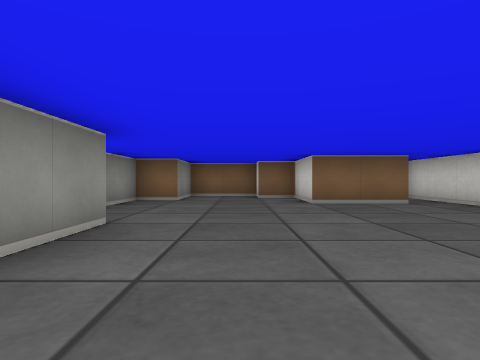
view 1 (above)

18 first-person views from a walk through a cub3D level. The camera is about half as high as the walls, looks level and sees 75° across. The floor is counted in squares. Each view is taken from the middle of a square. On the plan, view 1 faces up. The plan holds only what a view shows up to about 9 squares ahead; the rest is blank. The place goes on beyond the plan.

view 2
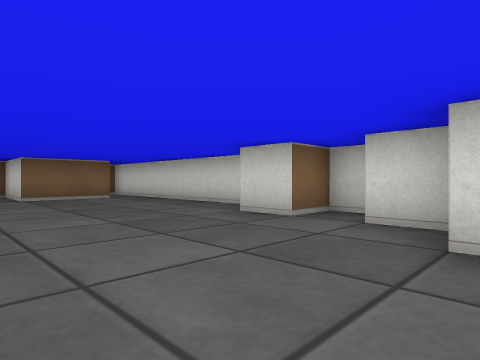

view 3
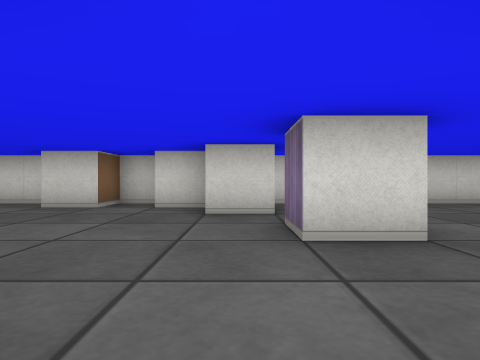

view 4
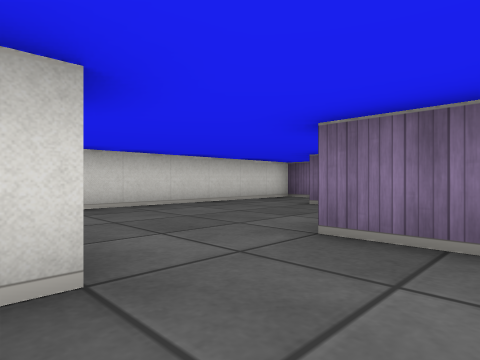

view 5
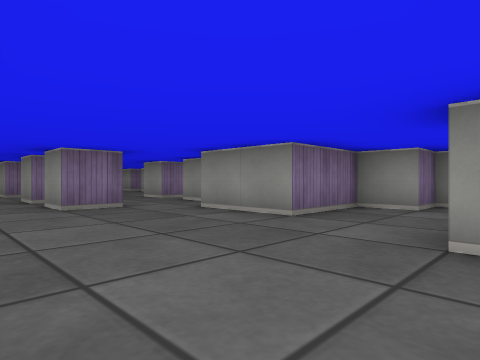

view 6
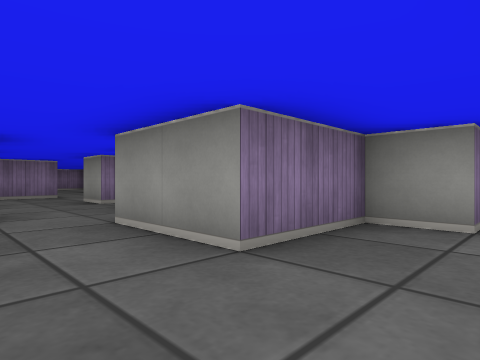

view 7
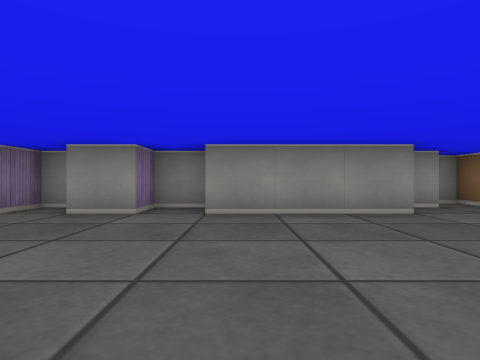

view 8
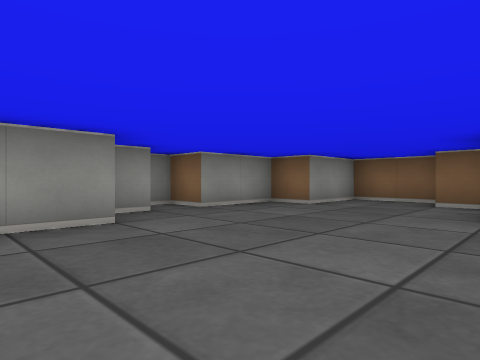

view 9
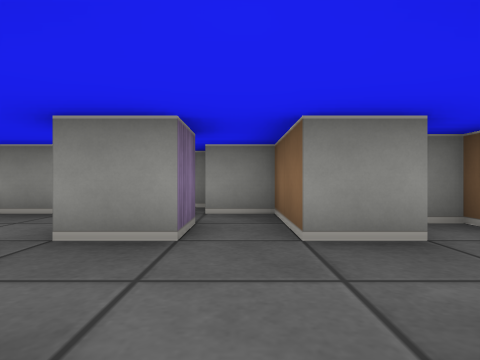

view 10
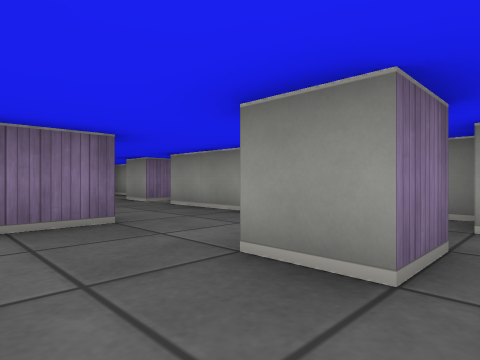

view 11
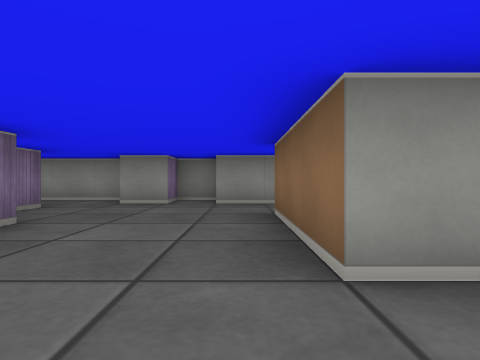

view 12
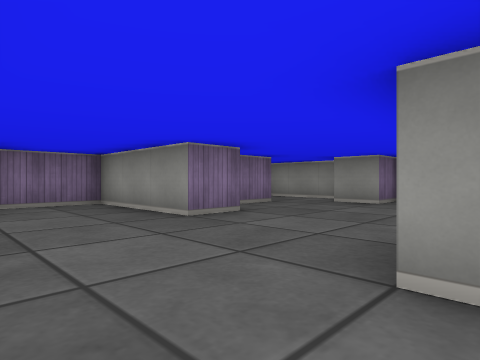

view 13
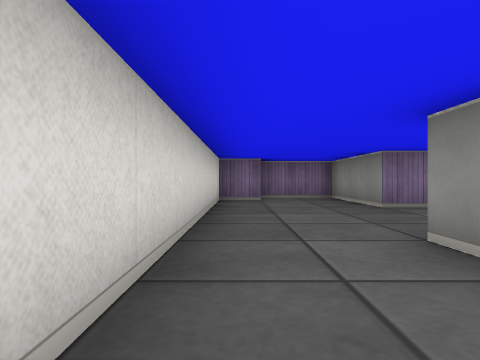

view 14
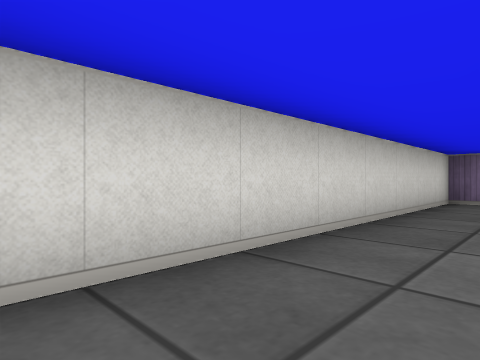

view 15
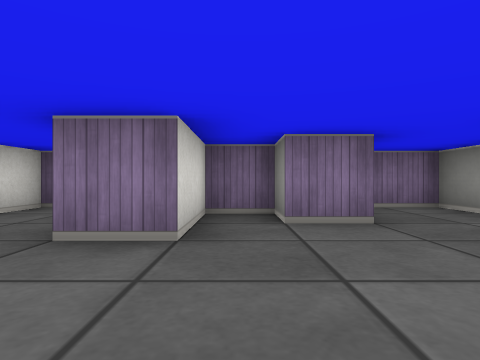

view 16
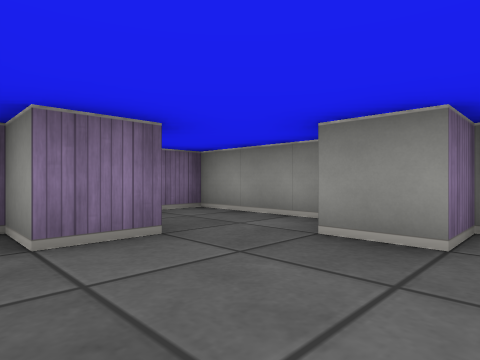

view 17
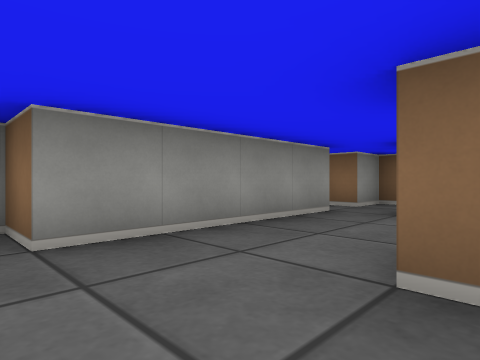

view 18
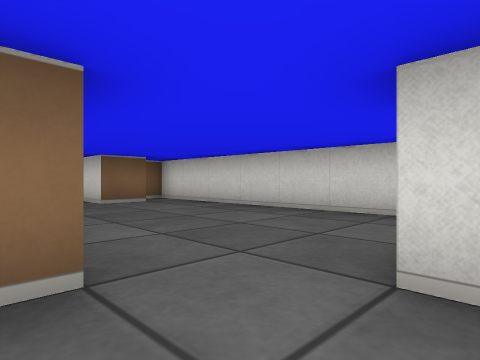

### Floor plan
Points are (right, up) in squares from view 1. A wall is a line through its corners. A room is listed if a view was taken in it or the views show most of it. See-through windows are left out.
Room 1 (views 1, 2, 3, 4, 5, 6, 7, 8, 9, 10, 13, 14, 18)
walls: (0.5, -3.5) (0.5, -2.5) (1.5, -2.5); (3.5, -2.5) (2.5, -2.5) (2.5, -1.5); (3.5, -1.5) (3.5, -0.5); (-2.5, -2) (-2.5, -2.5) (-1.5, -2.5); (4.5, -0.2) (4.5, 0.5) (3.5, 0.5) (3.5, 1.5); (-2.5, -4.5) (-1.5, -4.5) (-1.5, -5.5) (0.5, -5.5) (0.5, -7.5) (-1.5, -7.5) (-1.5, -8); (-2.5, 0.5) (-2.5, -0.5) (-1.5, -0.5) (-1.5, -1.5); (4.5, 2.1) (4.5, 8.4); (-1.5, 3.5) (-1.5, 0.5); (1.5, -8.5) (2.5, -8.5) (2.5, -9.5); (-0.5, -8.5) (-0.5, -9.5) (-2.5, -9.5) (-2.5, -10.5) (-3.1, -10.5); (-2.5, 4.5) (-2.5, 3.9); (2.5, -10.5) (2.5, -11.5); (-1.5, -10.5) (-0.5, -10.5) (-0.5, -11.5); (3.6, 6.5) (1.5, 6.5) (1.5, 8.5) (0.5, 8.5); (3.8, -10.5) (4.5, -10.5) (4.5, -1.5) (4, -1.5); (-3.5, -10.5) (-3.5, -11); (-2.5, -11.5) (-2.5, -13.5); (0.4, 9.5) (-1.5, 9.5) (-1.5, 7.5) (-2.5, 7.5) (-2.5, 5.5) (-3.5, 5.5) (-3.5, 5); (-0.5, -13.5) (2.5, -13.5); (4.5, -13.6) (4.5, -12.1)
ways out: opening at (-1.5, -14) to room 2; opening at (3.5, -14) to room 2
Room 2 (views 11, 12, 15, 16, 17)
walls: (-1.6, -18.5) (-0.5, -18.5) (-0.5, -19.5) (0.5, -19.5) (0.5, -17.5) (1.5, -17.5) (1.5, -20.5) (3.5, -20.5) (3.5, -19.5) (4.5, -19.5) (4.5, -13.6); (2.5, -13.5) (2.5, -14.5) (-0.5, -14.5); (-3.5, -17.9) (-3.5, -20.5) (-2.2, -20.5); (-2.5, -13.5) (-2.5, -15.5) (-3.5, -15.5) (-3.5, -16.5) (-2.5, -16.5) (-2.5, -17.5)
ways out: opening at (-1.5, -14) to room 1; opening at (3.5, -14) to room 1

Positions as (right, up) in squares from view 1, and headings:
1: (0, 0), facing up
2: (0, -2), facing up-right
3: (-2, -2), facing right
4: (-1, -3), facing down-right
5: (4, -3), facing down-left
6: (2, -4), facing down-left
7: (3, 1), facing left
8: (2, 2), facing up-left
9: (2, -10), facing left
10: (1, -10), facing down-left
11: (4, -15), facing left
12: (4, -14), facing down-left
13: (4, -12), facing down
14: (3, -12), facing down-right
15: (0, -15), facing down
16: (0, -16), facing down-left
17: (0, -16), facing up-left
18: (0, -9), facing up-right
